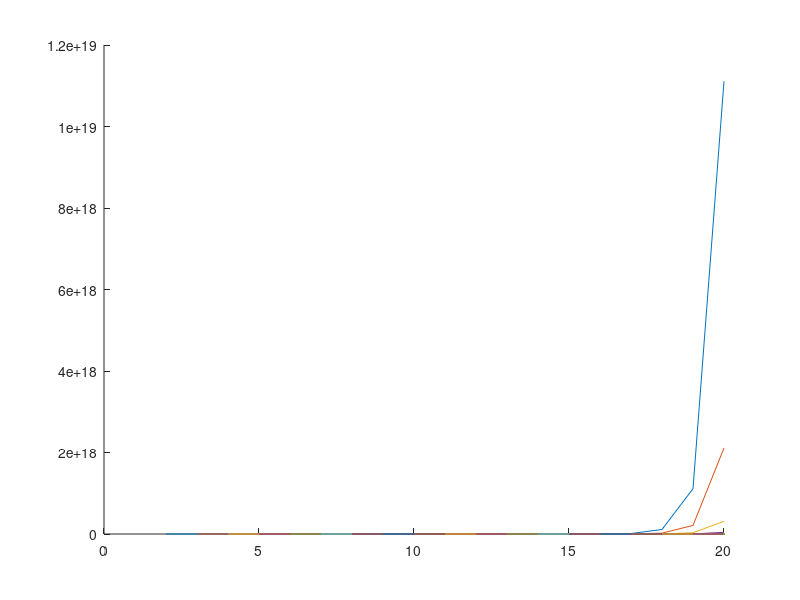
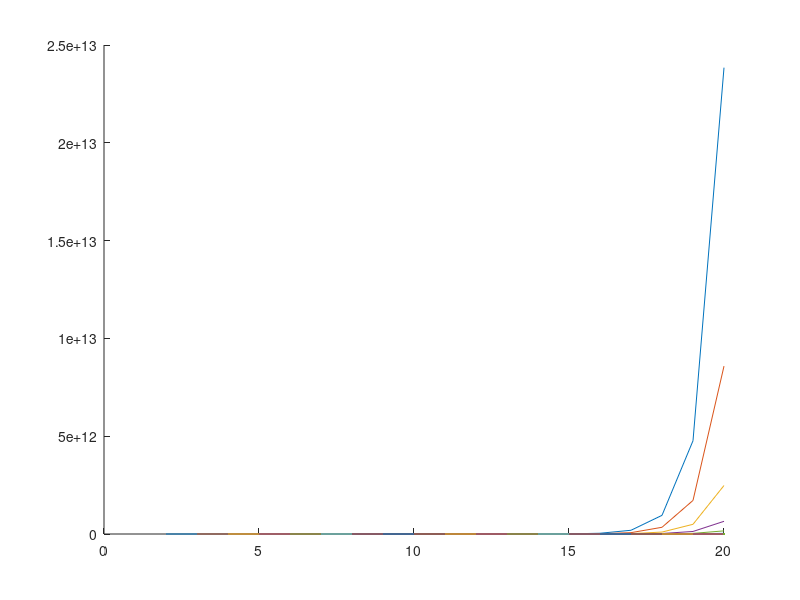
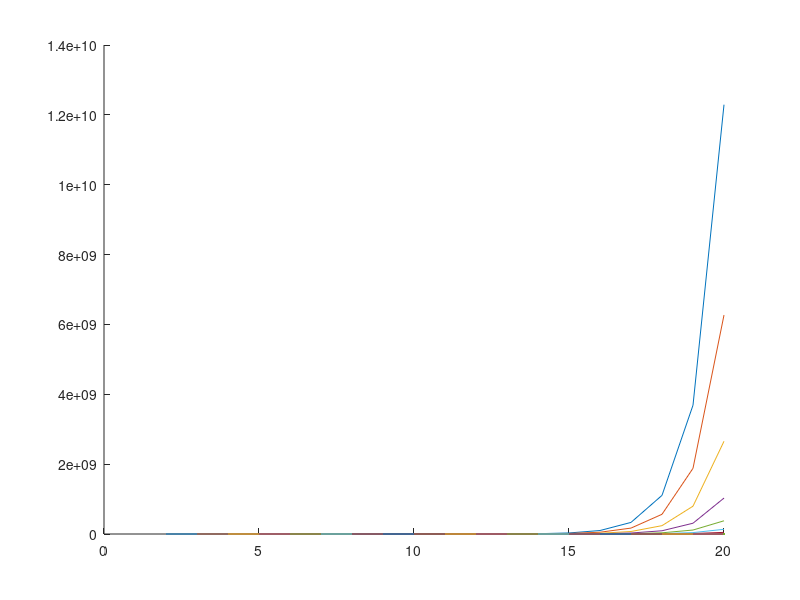
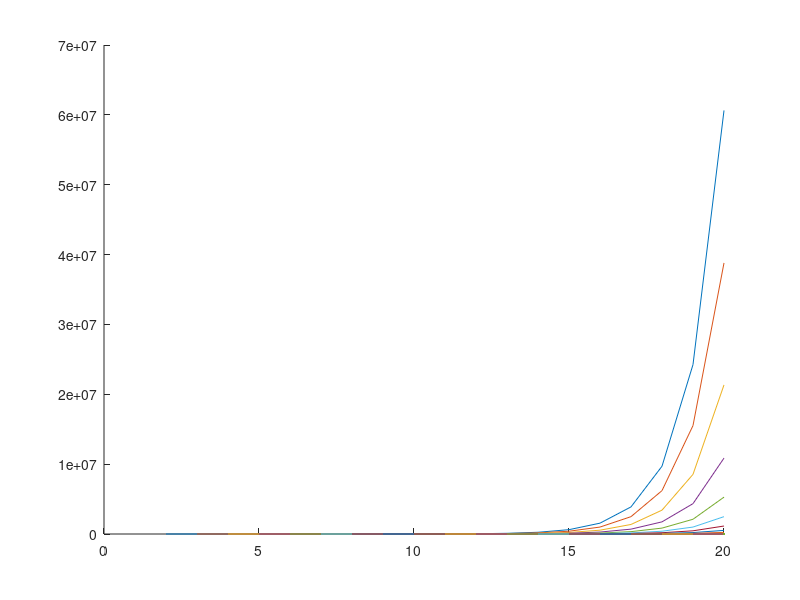

These figures' MATLAB source, in order:
%This script compares the graph of the crtitical energy (energy for all the cells to stay alive) for different
%topologies as a function of their number of nodes 
% for each n=#of nodes we consider n-1 topologies depending on the value
% l=#of nodes in the linear part of the network
% I am considering the extended fork with linear part l and part after the
% splitting s.
%note n=l+s
%for example a line will have l=n-1,s=1 (the last node is considered as a fork
%with one path), and the star has l=1,s=n-1 (the pump is considered to be
%the linear part of the star)
%this way E(n,p,l)=c*(p^l+...+p+s)/p^l; therefore we have a general formula
%for a specific topology knowing the number of nodes its linearity and the
%atrition p;
close all
clear all
n=20;
p=0.1:0.1:1;
E=zeros(n,length(p),n-1);
for i=2:n
    for j=1:length(p)
        for s=1:i-1
            for k=1:i-s
                E(i,j,s)=E(i,j,s)+p(j)^k;
            end
            E(i,j,s)=(E(i,j,s)+s)/p(j)^(i-s);
        end
    end
end
%now I am plotting on the same graph the critical energy corresponding to a
%specific p value for all the possible topology with up to n nodes
for j=1:length(p)
    figure(j)
    hold on
    for s=1:n-1
        plot(s+1:n,E(s+1:n,j,s));
    end
end
% jj=9;
nn=n;
for jj=1:length(p)
    EE=squeeze(E(nn,jj,1:nn-1));
    figure
    plot(1:nn-1,EE(nn-1:-1:1))
    xlabel('Length of line')
    ylabel('Critical energy')
    title('Critical energy change as we go from a line to a star')
end
%here I want to check what are the topology that require less energy than a
%specific one {n,p,l}; ii, jj, ll, here stand for the chosen values for #of
%nodes n, attrition p and linearity l
ii=n;
jj=9;
ss=1;E(ii,jj,n-1)
T=[];
for s=n-1:-1:1
    for i=n:-1:2
        if E(ii,jj,ss)>E(i,jj,s) && E(i,jj,s)>0
            T=[T;i,s,s/(i-1),E(i,jj,s)];
            break;
        end
    end
end
T
% %each row of T contains the i and l values for a topology that has a lower
% %critical energy than the selected one
% %note that for each value of l we keep only the one with the highest number
% %of nodes
% n=100;
% p=0.1:0.1:1;
% E=zeros(n,length(p),n-1);
% for i=2:n
%     for j=1:length(p)
%         for l=1:i-1
%             for k=0:l-1
%                 E(i,j,l)=E(i,j,l)+p(j)^k;
%             end
%             E(i,j,l)=(E(i,j,l)*(i-l)+p(j)^l)/p(j)^l;
%         end
%     end
% end
% %now I am plotting on the same graph the critical energy corresponding to a
% %specific p value for all the possible topology with up to n nodes
% for j=1:length(p)
%     figure(j)
%     hold on
%     for l=1:n-1
%         plot(l+1:n,E(l+1:n,j,l));
%     end
% end
% close all
% %here I want to check what are the topology that require less energy than a
% %specific one {n,p,l}; ii, jj, ll, here stand for the chosen values for #of
% %nodes n, attrition p and linearity l
% ii=100;
% jj=9;
% ll=1;E(ii,jj,ll)
% T=[];
% for l=1:n-1
%     for i=n:-1:2
%         if E(ii,jj,ll)>E(i,jj,l) && E(i,jj,l)>0
%             T=[T;i,l,l/(i-1),E(i,jj,l)];
%             break;
%         end
%     end
% end
% %each row of T contains the i and l values for a topology that has a lower
% %critical energy than the selected one
% %note that for each value of l we keep only the one with the highest number
% %of nodes
% T
%     